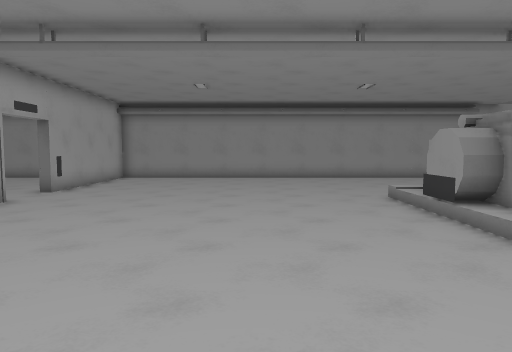
View 1 (above)

23 first-person views from a walk through a level from a Godot 3-D game. The camera is 1.4 m above the floor, tilts 4° down and sees 70° across. The floor is counted in squares, 1 m on a side. Each view is taken from the middle of a square. On the plan, view 1 faces up. The plan holds only what a view shows up to about 16 squares ahead; the rest is blank. The place goes on beyond the plan.

View 2
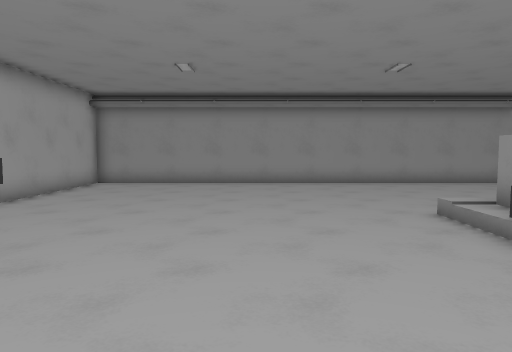

View 3
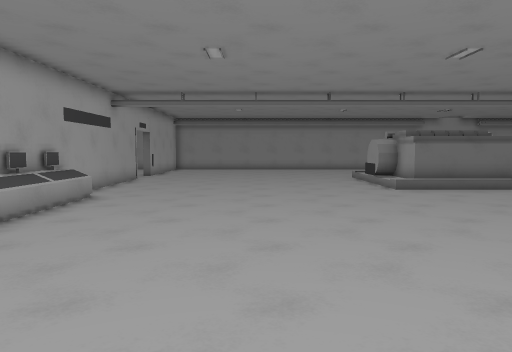

View 4
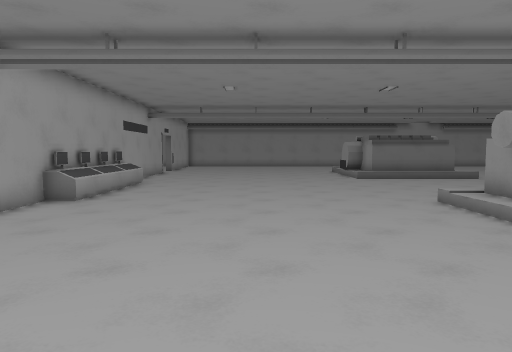

View 5
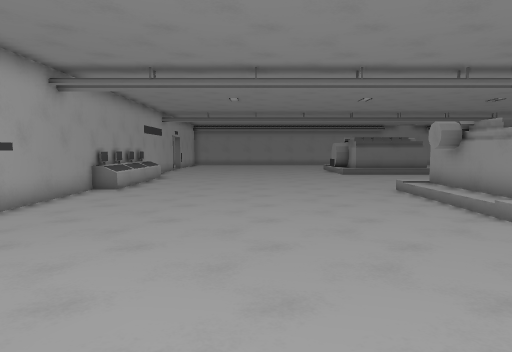

View 6
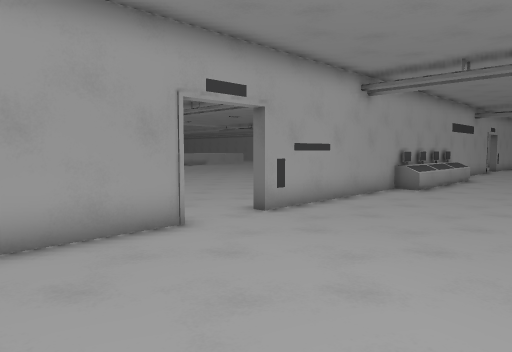

View 7
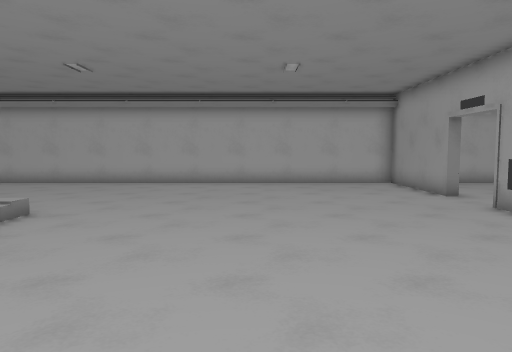

View 8
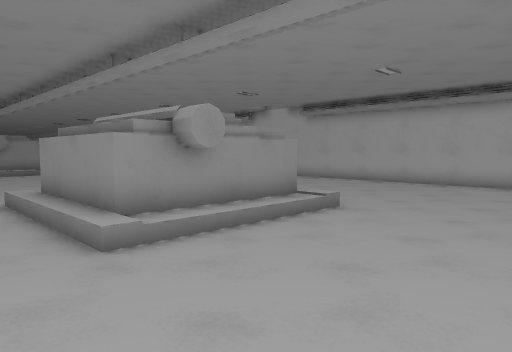

View 9
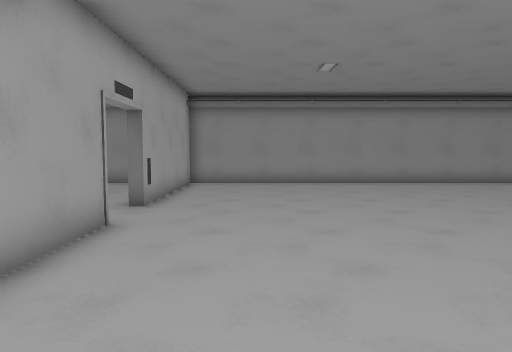

View 10
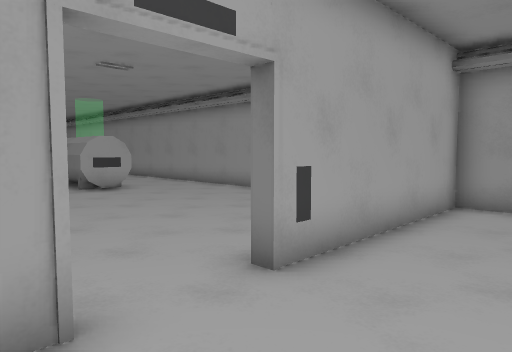

View 11
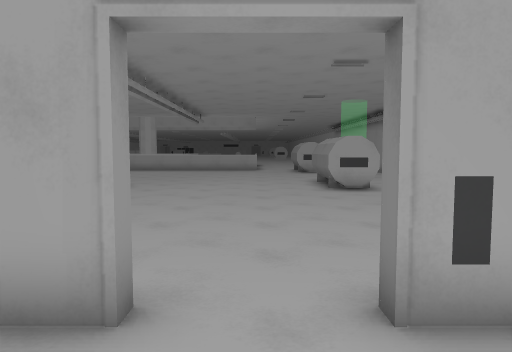

View 12
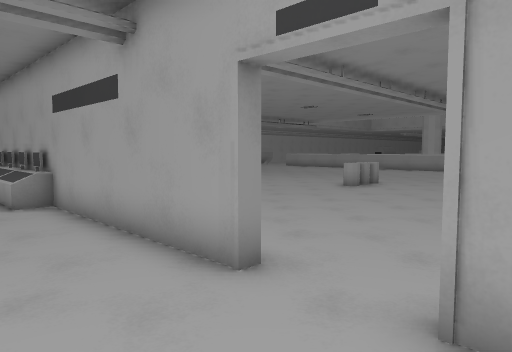

View 13
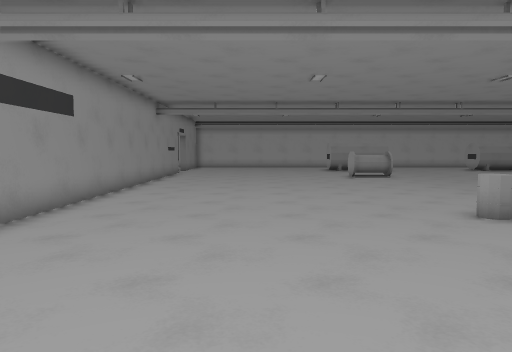

View 14
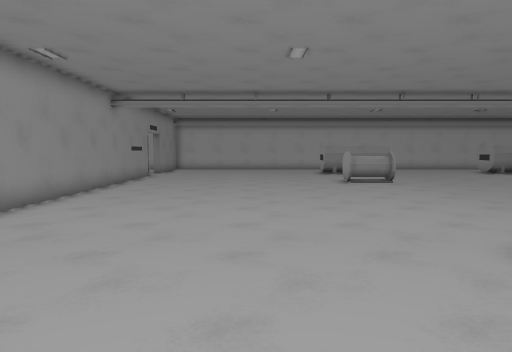

View 15
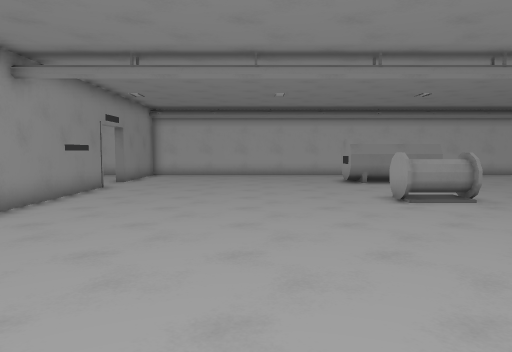

View 16
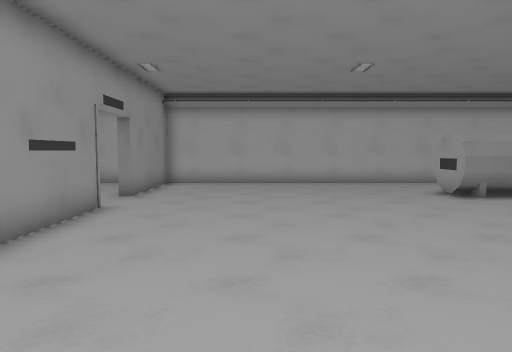

View 17
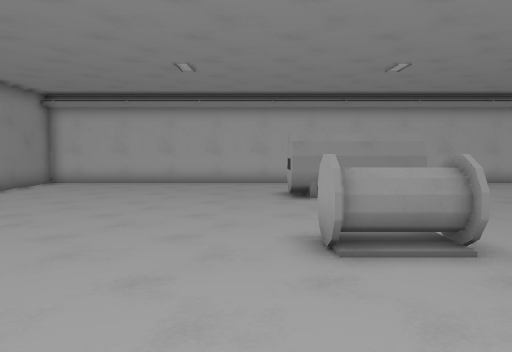

View 18
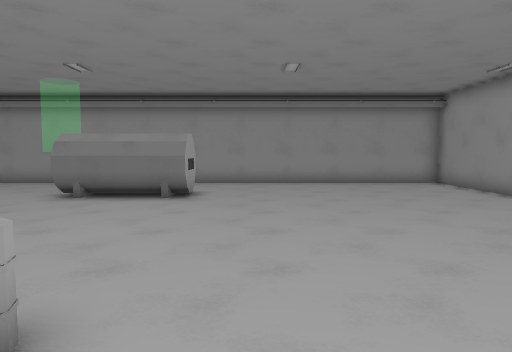

View 19
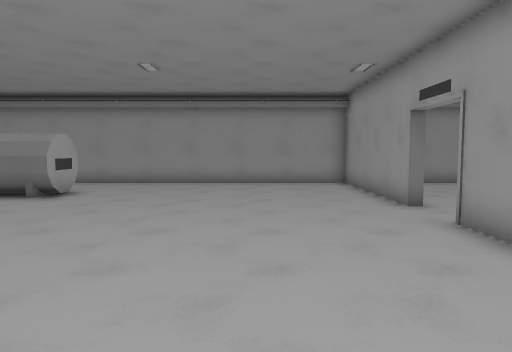

View 20
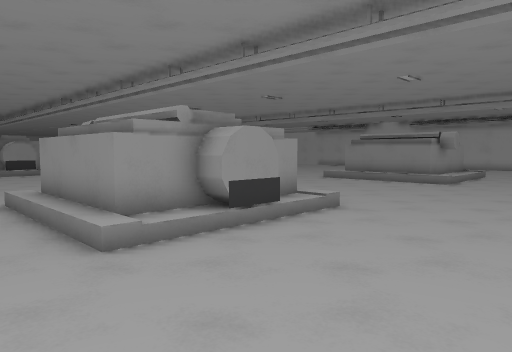

View 21
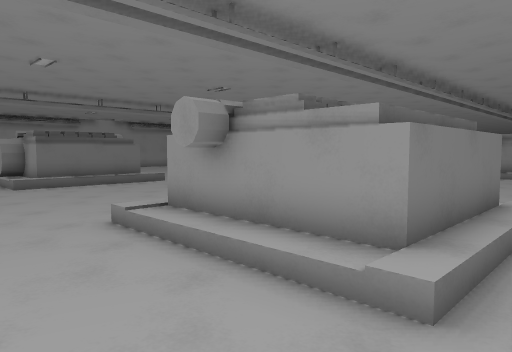

View 22
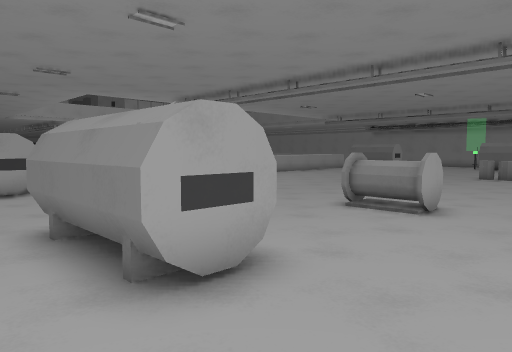

View 23
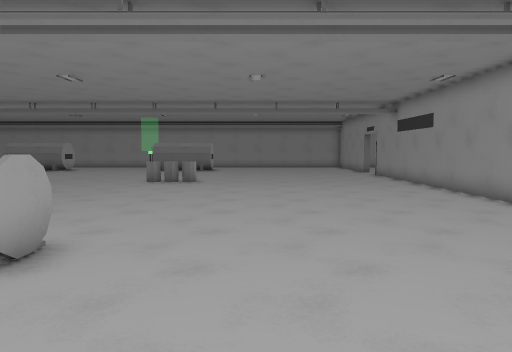

### Floor plan
Points are (right, up) in squares from view 1. A wall is a line through its corners. A room is listed if a view was taken in it or the views show most of it. See-through windows are left out.
Room 1 (views 1, 2, 3, 4, 5, 6, 7, 8, 9, 10, 11, 12, 20, 21)
walls: (4, 6.5) (4, 9.5); (4.9, -4) (8.5, -4); (5, 7.2) (4, 7.2); (5, 7.4) (4.1, 7.4); (-6.7, 1.1) (-6.7, 0.4); (-6.7, -0.4) (-6.7, -1.1); (-6.7, 2.6) (-6.7, 1.9); (4, 8.6) (5, 8.6); (-6.7, -1.9) (-6.7, -2.6); (4, 8.8) (5, 8.8); (8.5, 5.6) (4.9, 5.6) (4.9, 10.4) (8.5, 10.4); (5.2, -6.8) (5.2, -5.5) (4.3, -5.5) (4.3, -4.7) (5, -4.7); (8.5, 6) (5, 6); (4.9, 9.9) (8.5, 9.9); (8.5, -8) (5, -8); (-6.8, 9.9) (-6.8, -9.9); (8.5, -8.4) (4.9, -8.4) (4.9, -3.6) (8.5, -3.6); (-6.8, -12.1) (-6.8, -16.8) (8.5, -16.8); (8.5, 18.8) (-6.8, 18.8) (-6.8, 12.1)
low walls: (-6.9, 3) (-5.9, 3) (-5.9, -3) (-6.9, -3)
ways out: opening at (-7, -11) to room 2; opening at (-7, 11) to room 2
Room 2 (views 13, 14, 15, 16, 17, 18, 19, 22, 23)
walls: (-18.9, -5.6) (-18.9, -7); (-17, -6.7) (-19, -6.7); (-19, -5.8) (-17, -5.8) (-17, -7); (-7.2, 8.4) (-7.2, 9.9) (-6.8, 9.9); (-17, 13.6) (-20.5, 13.6); (-6.8, -9.9) (-7.2, -9.9) (-7.2, 6.2); (-6.8, 12.1) (-7.2, 12.1) (-7.2, 18.8) (-18.9, 18.8); (-20.5, -11.6) (-17, -11.6); (-20.5, -11.8) (-17, -11.8) (-17, -13.2) (-20.5, -13.2); (-17, -13.4) (-20.5, -13.4); (-17, 15.5) (-17, 13.8) (-20.5, 13.8); (-18.9, -16.8) (-7.2, -16.8) (-7.2, -12.1) (-6.8, -12.1)
low walls: (-17.6, -12.9) (-17.6, -13.4)
ways out: opening at (-7, -11) to room 1; opening at (-7, 11) to room 1

Where each view was taken, in squares from view 1:
view 1: 0 up, 0 right, facing up
view 2: 3 up, 0 right, facing up
view 3: 8 down, 1 left, facing up
view 4: 13 down, 1 left, facing up
view 5: 16 down, 1 left, facing up
view 6: 16 down, 1 left, facing up-left
view 7: 1 down, 1 left, facing down
view 8: 1 down, 1 left, facing down-right
view 9: 3 up, 4 left, facing up
view 10: 9 up, 4 left, facing up-left
view 11: 11 up, 4 left, facing left
view 12: 13 up, 4 left, facing down-left
view 13: 13 up, 12 left, facing down
view 14: 10 up, 13 left, facing down
view 15: 4 up, 13 left, facing down
view 16: 1 down, 11 left, facing down
view 17: 1 down, 16 left, facing down
view 18: 3 up, 15 left, facing up
view 19: 3 up, 11 left, facing up
view 20: 13 up, 1 left, facing down-right
view 21: 10 down, 1 right, facing up-right
view 22: 15 down, 14 left, facing up-left
view 23: 11 down, 14 left, facing up
